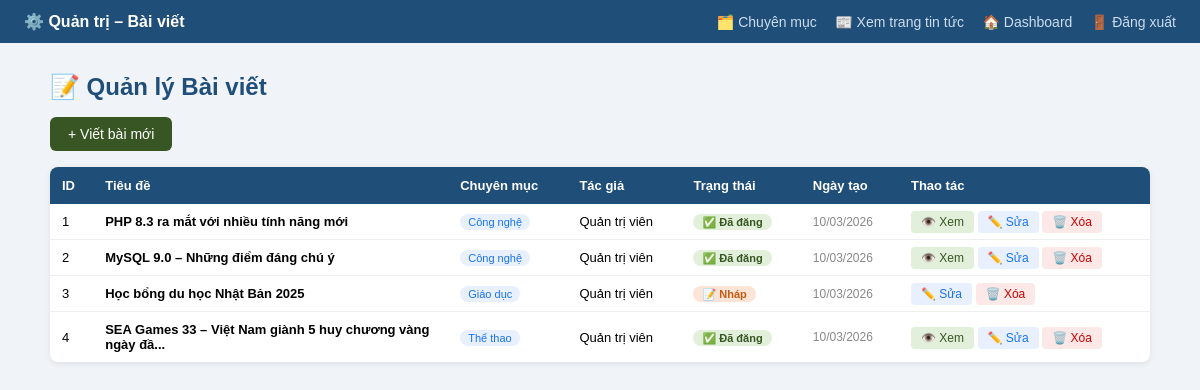
Page /lab03/admin/posts/index.php (signed in) on the committed database.
### tables this page shows
CREATE TABLE posts (
    id           INT AUTO_INCREMENT PRIMARY KEY,
    category_id  INT          NOT NULL,
    title        VARCHAR(200) NOT NULL,
    slug         VARCHAR(200) NOT NULL UNIQUE,
    content      TEXT         NOT NULL,
    thumbnail    VARCHAR(255) DEFAULT NULL,
    status       ENUM('published','draft') DEFAULT 'draft',
    author_id    INT          NOT NULL,
    created_at   TIMESTAMP    DEFAULT CURRENT_TIMESTAMP,
    updated_at   TIMESTAMP    DEFAULT CURRENT_TIMESTAMP ON UPDATE CURRENT_TIMESTAMP,
    FOREIGN KEY (category_id) REFERENCES categories(id) ON DELETE RESTRICT,
    FOREIGN KEY (author_id)   REFERENCES users(id)      ON DELETE CASCADE
);

CREATE TABLE categories (
    id          INT AUTO_INCREMENT PRIMARY KEY,
    name        VARCHAR(100) NOT NULL,
    slug        VARCHAR(100) NOT NULL UNIQUE,
    description TEXT         DEFAULT NULL,
    created_at  TIMESTAMP    DEFAULT CURRENT_TIMESTAMP
);

CREATE TABLE users (
    id           INT AUTO_INCREMENT PRIMARY KEY,
    username     VARCHAR(50)  NOT NULL UNIQUE,
    password     VARCHAR(255) NOT NULL,
    full_name    VARCHAR(100) DEFAULT NULL,
    email        VARCHAR(100) UNIQUE,
    role         ENUM('admin','user') DEFAULT 'user',
    created_at   TIMESTAMP DEFAULT CURRENT_TIMESTAMP
);

### lab03/functions.php (called while the page is built, shortened)
<?php
require_once __DIR__ . '/db.php';
function e($str) {
    return htmlspecialchars((string)$str, ENT_QUOTES, 'UTF-8');
}
function db_fetch_all($sql, $types = '', $params = []) {
    global $conn;
    $stmt = $conn->prepare($sql);
    $stmt->execute();
    $rows = $stmt->get_result()->fetch_all(MYSQLI_ASSOC);
    return $rows;
}
function get_all_posts() {
    return db_fetch_all(
        "SELECT p.*, c.name AS cat_name, c.slug AS cat_slug, u.full_name AS author_name
         FROM posts p
         JOIN categories c ON p.category_id = c.id
         JOIN users      u ON p.author_id   = u.id
         ORDER BY p.created_at DESC"
    );
}

### lab03/admin/posts/index.php (the view, shortened to what this page needs)
<?php
require_once '../../functions.php';
$posts = get_all_posts();
?>
<!DOCTYPE html>
<html lang="vi">
<head>
</head>
<body>
<div class="navbar">
    <strong>⚙️ Quản trị – Bài viết</strong>
    <div>
        <a href="../categories/index.php">🗂️ Chuyên mục</a>
        <a href="../../news/index.php">📰 Xem trang tin tức</a>
        <a href="../../dashboard.php">🏠 Dashboard</a>
        <a href="../../logout.php">🚪 Đăng xuất</a>
    </div>
</div>
<div class="wrap">
    <h2>📝 Quản lý Bài viết</h2>
    <a class="add-btn" href="create.php">+ Viết bài mới</a>
    <table>
        <tr>
            <th>ID</th>
            <th>Tiêu đề</th>
            <th>Chuyên mục</th>
            <th>Tác giả</th>
            <th>Trạng thái</th>
            <th>Ngày tạo</th>
            <th>Thao tác</th>
        </tr>
        <?php foreach ($posts as $post): ?>
        <tr>
            <td><?= $post['id'] ?></td>
            <td style="max-width:280px">
                <strong><?= e(mb_substr($post['title'], 0, 55)) ?><?= mb_strlen($post['title']) > 55 ? '...' : '' ?></strong>
            </td>
            <td><span class="cat-tag"><?= e($post['cat_name']) ?></span></td>
            <td><?= e($post['author_name']) ?></td>
            <td>
                <?php if ($post['status'] === 'published'): ?>
                    <span class="status-pub">✅ Đã đăng</span>
                <?php else: ?>
                    <span class="status-dft">📝 Nháp</span>
                <?php endif; ?>
            </td>
            <td style="font-size:12px; color:#888"><?= date('d/m/Y', strtotime($post['created_at'])) ?></td>
            <td style="white-space:nowrap">
                <?php if ($post['status'] === 'published'): ?>
                    <a class="btn btn-view" href="../../news/detail.php?slug=<?= e($post['slug']) ?>" target="_blank">👁️ Xem</a>
                <?php endif; ?>
                <a class="btn btn-edit" href="edit.php?id=<?= $post['id'] ?>">✏️ Sửa</a>
                <a class="btn btn-del"  href="delete.php?id=<?= $post['id'] ?>"
                   onclick="return confirm('Xóa bài «<?= e(mb_substr($post['title'],0,30)) ?>...»?')">🗑️ Xóa</a>
            </td>
        </tr>
        <?php endforeach; ?>
    </table>
</div>
</body>
</html>

### lab03/admin/posts/index.php (style rules this page uses)
body { font-family: Arial, sans-serif; background: #f0f4f8; margin: 0; }
.navbar { background: #1F4E79; color: #fff; padding: 12px 24px; display: flex; justify-content: space-between; align-items: center; }
.navbar a { color: #cde; text-decoration: none; margin-left: 14px; font-size: 14px; }
.wrap { max-width: 1100px; margin: 30px auto; padding: 0 16px; }
h2 { color: #1F4E79; margin-bottom: 16px; }
table { width: 100%; border-collapse: collapse; background: #fff; border-radius: 8px; overflow: hidden; box-shadow: 0 2px 6px rgba(0,0,0,.08); }
th { background: #1F4E79; color: #fff; padding: 11px 12px; text-align: left; font-size: 13px; }
td { padding: 10px 12px; font-size: 13px; border-bottom: 1px solid #eee; vertical-align: middle; }
tr:last-child td { border-bottom: none; }
.status-pub { background: #e2efda; color: #375623; padding: 2px 9px; border-radius: 10px; font-size: 11px; font-weight: bold; }
.status-dft { background: #fce4d6; color: #C55A11; padding: 2px 9px; border-radius: 10px; font-size: 11px; font-weight: bold; }
.cat-tag { background: #e8f0fe; color: #1a73e8; padding: 2px 8px; border-radius: 10px; font-size: 11px; }
.btn { padding: 4px 10px; border-radius: 4px; text-decoration: none; font-size: 12px; }
.btn-edit { background: #e8f0fe; color: #1a73e8; }
.btn-view { background: #e2efda; color: #375623; }
.btn-del { background: #fce8e6; color: #c00; }
.add-btn { display: inline-block; margin-bottom: 16px; padding: 9px 18px; background: #375623; color: #fff; text-decoration: none; border-radius: 6px; font-size: 14px; }

### rows in the picture
posts: id "1", title "PHP 8.3 ra mắt với nhiều tính năng mới", category.name "Công nghệ", author.full_name "Quản trị viên", status "✅ Đã đăng", created_at "10/03/2026"
posts: id "2", title "MySQL 9.0 – Những điểm đáng chú ý", category.name "Công nghệ", author.full_name "Quản trị viên", status "✅ Đã đăng", created_at "10/03/2026"
posts: id "3", title "Học bổng du học Nhật Bản 2025", category.name "Giáo dục", author.full_name "Quản trị viên", status "📝 Nháp", created_at "10/03/2026"
posts: id "4", title "SEA Games 33 – Việt Nam giành 5 huy chương vàng ngày đầ", category.name "Thể thao", author.full_name "Quản trị viên", status "✅ Đã đăng", created_at "10/03/2026"
